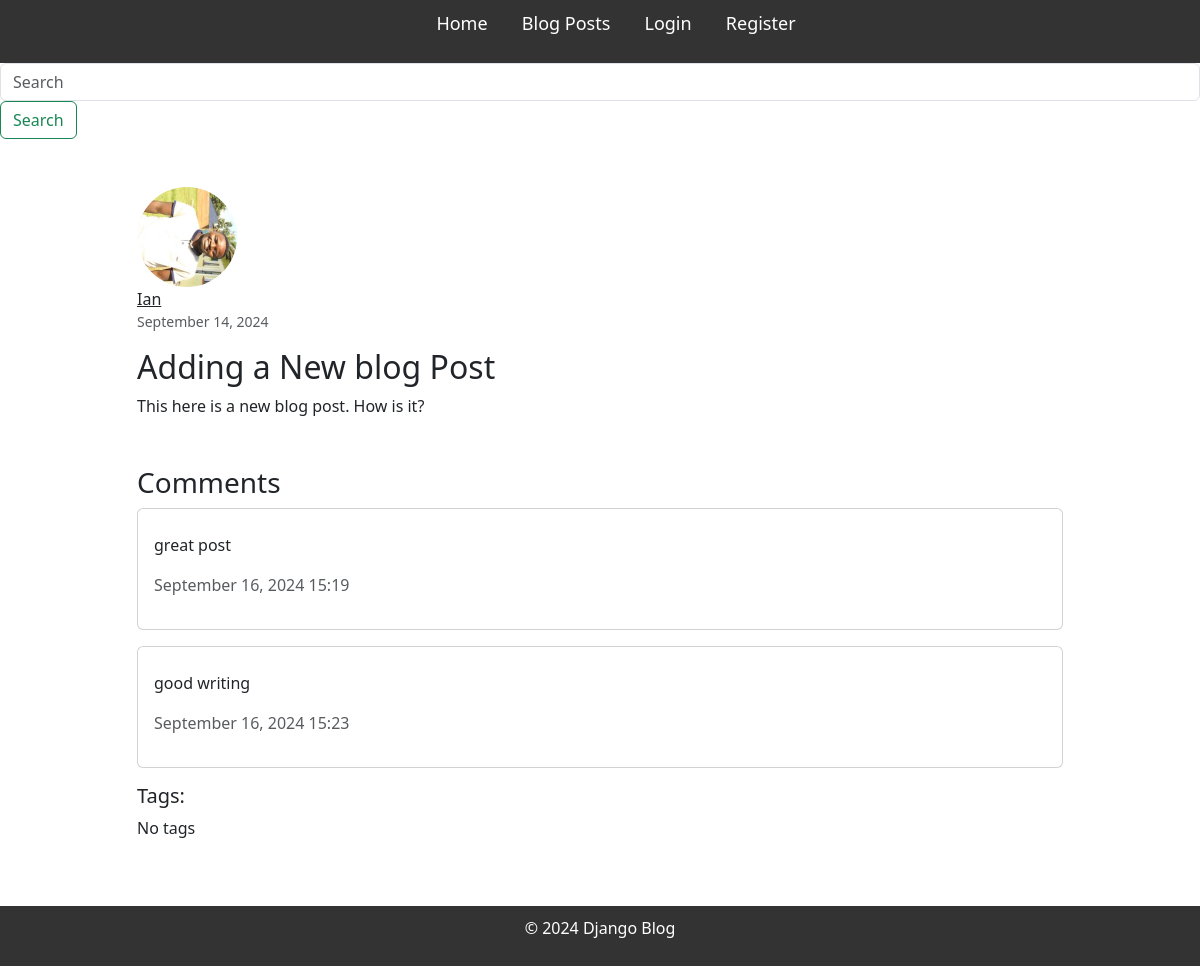
The app's page /post/4/ with its own data.
### blog/models.py (models this page shows, shortened)
class Post(models.Model):
    title = models.CharField(max_length=200)
    content = models.TextField()
    published_date = models.DateTimeField(auto_now_add=True)
    author = models.ForeignKey(User, on_delete=models.CASCADE, related_name='posts')
    tags = models.ManyToManyField(Tag, related_name='posts', blank=True)
    tags = TaggableManager()

class Profile(models.Model):
    user = models.OneToOneField(User, on_delete=models.CASCADE)
    image = models.ImageField(default='default.jpg', upload_to='progile_pics')

class Comment(models.Model):
    post = models.ForeignKey(Post, related_name="comments", on_delete=models.CASCADE)
    author = models.CharField(max_length=250)
    content = models.TextField()
    created_at = models.DateTimeField(auto_now_add=True)
    updated_at = models.DateTimeField(auto_now_add=True)

### blog/views.py (the view)
# urls.py: path('post/<int:pk>/', PostDetailView.as_view(), name='post-detail'),
class PostDetailView(DetailView):
    model = Post
    context_object_name = 'post'

### blog/templates/blog/post_detail.html (shortened to what this page needs)
{% extends "blog/base.html" %}
{% block content %}
    <div class="container mt-5">
        <div class="row justify-content-center">
            <div class="col-md-10">
                <article class="media">
                    <img class="rounded-circle mr-3" src="{{ object.author.profile.image.url }}" alt="Profile Image" width="100" height="100">
                    <div class="media-body">
                        <div class="d-flex justify-content-between">
                            <div>
                                <a class="font-weight-bold text-dark" href="#">{{ object.author }}</a>
                                <small class="text-muted d-block">{{ object.published_date|date:"F d, Y" }}</small>
                            </div>
                        </div>
                        <h2 class="mt-3">{{ object.title }}</h2>
                        <p class="mt-2">{{ object.content }}</p>
                        <div class="comments mt-5">
                            <h3>Comments</h3>
                            <div class="comment-list">
                                {% for comment in object.comments.all %}
                                    <div class="comment card mb-3">
                                        <div class="card-body">
                                            <p class="card-text">{{ comment.content }}</p>
                                            <p class="text-muted">{{ comment.created_at|date:"F d, Y H:i" }}</p>
                                        </div>
                                    </div>
                                {% empty %}
                                    <p class="text-muted">No comments yet. Be the first to comment!</p>
                                {% endfor %}
                            </div>
                        </div>
                    </div>
                </article>
                <div class="tags mt-3">
                    <h5>Tags:</h5>
                    {% for tag in post.tags.all %}
                        <a href="{% url 'posts_by_tag' tag.name %}" class="badge badge-info">{{ tag.name }}</a>
                    {% empty %}
                        <p>No tags</p>
                    {% endfor %}
                </div>
            </div>
        </div>
    </div>
{% endblock content %}

### blog/static/css/styles.css (style rules this page uses)
* { margin: 0; padding: 0; box-sizing: border-box; }
body { font-family: Arial, sans-serif; background-color: #f9f9f9; color: #333; }

### records on screen
Post: author.profile.image (picture), author "Ian", published_date "September 14, 2024", title "Adding a New blog Post", content "This here is a new blog post. How is it?"
Comment: content "great post", created_at "September 16, 2024 15:19"
Comment: content "good writing", created_at "September 16, 2024 15:23"
